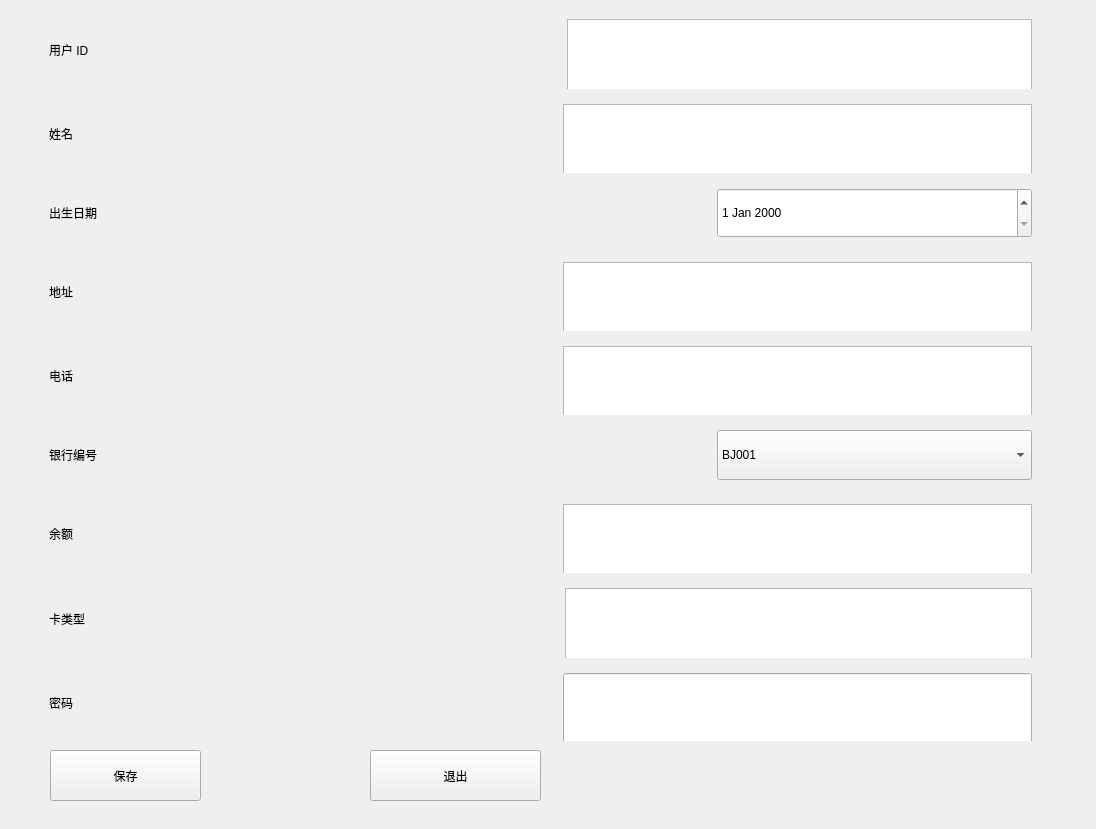
<?xml version="1.0" encoding="UTF-8"?>
<ui version="4.0">
 <class>loginScreen</class>
 <widget class="QWidget" name="loginScreen">
  <property name="geometry">
   <rect>
    <x>0</x>
    <y>0</y>
    <width>1096</width>
    <height>829</height>
   </rect>
  </property>
  <property name="windowTitle">
   <string>开户界面</string>
  </property>
  <widget class="QWidget" name="widget_7" native="true">
   <property name="geometry">
    <rect>
     <x>40</x>
     <y>10</y>
     <width>1001</width>
     <height>731</height>
    </rect>
   </property>
   <layout class="QVBoxLayout" name="verticalLayout">
    <item>
     <widget class="QWidget" name="widget" native="true">
      <layout class="QHBoxLayout" name="horizontalLayout">
       <item>
        <widget class="QLabel" name="label_2">
         <property name="text">
          <string>用户 ID</string>
         </property>
        </widget>
       </item>
       <item>
        <widget class="Line" name="line">
         <property name="orientation">
          <enum>Qt::Horizontal</enum>
         </property>
        </widget>
       </item>
       <item>
        <spacer name="horizontalSpacer_2">
         <property name="orientation">
          <enum>Qt::Horizontal</enum>
         </property>
         <property name="sizeHint" stdset="0">
          <size>
           <width>40</width>
           <height>20</height>
          </size>
         </property>
        </spacer>
       </item>
       <item>
        <widget class="QTextEdit" name="customer_ID">
         <property name="minimumSize">
          <size>
           <width>400</width>
           <height>80</height>
          </size>
         </property>
        </widget>
       </item>
      </layout>
     </widget>
    </item>
    <item>
     <widget class="QWidget" name="widget_2" native="true">
      <layout class="QHBoxLayout" name="horizontalLayout_2">
       <item>
        <widget class="QLabel" name="label">
         <property name="text">
          <string>姓名    </string>
         </property>
        </widget>
       </item>
       <item>
        <spacer name="horizontalSpacer_3">
         <property name="orientation">
          <enum>Qt::Horizontal</enum>
         </property>
         <property name="sizeHint" stdset="0">
          <size>
           <width>40</width>
           <height>20</height>
          </size>
         </property>
        </spacer>
       </item>
       <item>
        <widget class="QTextEdit" name="customer_name">
         <property name="minimumSize">
          <size>
           <width>400</width>
           <height>80</height>
          </size>
         </property>
        </widget>
       </item>
      </layout>
     </widget>
    </item>
    <item>
     <widget class="QWidget" name="widget_8" native="true">
      <layout class="QHBoxLayout" name="horizontalLayout_7">
       <item>
        <widget class="QLabel" name="label_7">
         <property name="text">
          <string>出生日期</string>
         </property>
        </widget>
       </item>
       <item>
        <spacer name="horizontalSpacer_5">
         <property name="orientation">
          <enum>Qt::Horizontal</enum>
         </property>
         <property name="sizeHint" stdset="0">
          <size>
           <width>40</width>
           <height>20</height>
          </size>
         </property>
        </spacer>
       </item>
       <item>
        <widget class="QDateEdit" name="brith_date">
         <property name="minimumSize">
          <size>
           <width>315</width>
           <height>50</height>
          </size>
         </property>
        </widget>
       </item>
      </layout>
     </widget>
    </item>
    <item>
     <widget class="QWidget" name="widget_4" native="true">
      <layout class="QHBoxLayout" name="horizontalLayout_4">
       <item>
        <widget class="QLabel" name="label_4">
         <property name="text">
          <string>地址    </string>
         </property>
        </widget>
       </item>
       <item>
        <spacer name="horizontalSpacer_6">
         <property name="orientation">
          <enum>Qt::Horizontal</enum>
         </property>
         <property name="sizeHint" stdset="0">
          <size>
           <width>40</width>
           <height>20</height>
          </size>
         </property>
        </spacer>
       </item>
       <item>
        <widget class="QTextEdit" name="address">
         <property name="minimumSize">
          <size>
           <width>400</width>
           <height>80</height>
          </size>
         </property>
        </widget>
       </item>
      </layout>
     </widget>
    </item>
    <item>
     <widget class="QWidget" name="widget_5" native="true">
      <layout class="QHBoxLayout" name="horizontalLayout_5">
       <item>
        <widget class="QLabel" name="label_5">
         <property name="text">
          <string>电话    </string>
         </property>
        </widget>
       </item>
       <item>
        <spacer name="horizontalSpacer_7">
         <property name="orientation">
          <enum>Qt::Horizontal</enum>
         </property>
         <property name="sizeHint" stdset="0">
          <size>
           <width>40</width>
           <height>20</height>
          </size>
         </property>
        </spacer>
       </item>
       <item>
        <widget class="QTextEdit" name="phone_number">
         <property name="minimumSize">
          <size>
           <width>400</width>
           <height>80</height>
          </size>
         </property>
        </widget>
       </item>
      </layout>
     </widget>
    </item>
    <item>
     <widget class="QWidget" name="widget_6" native="true">
      <layout class="QHBoxLayout" name="horizontalLayout_6">
       <item>
        <widget class="QLabel" name="label_6">
         <property name="text">
          <string>银行编号</string>
         </property>
        </widget>
       </item>
       <item>
        <spacer name="horizontalSpacer">
         <property name="orientation">
          <enum>Qt::Horizontal</enum>
         </property>
         <property name="sizeHint" stdset="0">
          <size>
           <width>25</width>
           <height>20</height>
          </size>
         </property>
        </spacer>
       </item>
       <item>
        <widget class="QComboBox" name="branch_name">
         <property name="enabled">
          <bool>true</bool>
         </property>
         <property name="minimumSize">
          <size>
           <width>315</width>
           <height>50</height>
          </size>
         </property>
         <property name="iconSize">
          <size>
           <width>30</width>
           <height>47</height>
          </size>
         </property>
         <item>
          <property name="text">
           <string>BJ001</string>
          </property>
         </item>
         <item>
          <property name="text">
           <string>BJ002</string>
          </property>
         </item>
         <item>
          <property name="text">
           <string>BJ003</string>
          </property>
         </item>
         <item>
          <property name="text">
           <string>WH001</string>
          </property>
         </item>
         <item>
          <property name="text">
           <string>WH002</string>
          </property>
         </item>
         <item>
          <property name="text">
           <string>WH003</string>
          </property>
         </item>
         <item>
          <property name="text">
           <string>ZZ001</string>
          </property>
         </item>
         <item>
          <property name="text">
           <string>ZZ002</string>
          </property>
         </item>
         <item>
          <property name="text">
           <string>ZZ003</string>
          </property>
         </item>
        </widget>
       </item>
      </layout>
     </widget>
    </item>
    <item>
     <widget class="QWidget" name="widget_3" native="true">
      <layout class="QHBoxLayout" name="horizontalLayout_3">
       <item>
        <widget class="QLabel" name="label_8">
         <property name="text">
          <string>余额    </string>
         </property>
        </widget>
       </item>
       <item>
        <spacer name="horizontalSpacer_4">
         <property name="orientation">
          <enum>Qt::Horizontal</enum>
         </property>
         <property name="sizeHint" stdset="0">
          <size>
           <width>440</width>
           <height>20</height>
          </size>
         </property>
        </spacer>
       </item>
       <item>
        <widget class="QTextEdit" name="balance">
         <property name="minimumSize">
          <size>
           <width>400</width>
           <height>80</height>
          </size>
         </property>
        </widget>
       </item>
      </layout>
     </widget>
    </item>
    <item>
     <widget class="QWidget" name="widget_9" native="true">
      <layout class="QHBoxLayout" name="horizontalLayout_8">
       <item>
        <widget class="QLabel" name="label_9">
         <property name="text">
          <string>卡类型  </string>
         </property>
        </widget>
       </item>
       <item>
        <spacer name="horizontalSpacer_8">
         <property name="orientation">
          <enum>Qt::Horizontal</enum>
         </property>
         <property name="sizeHint" stdset="0">
          <size>
           <width>440</width>
           <height>20</height>
          </size>
         </property>
        </spacer>
       </item>
       <item>
        <widget class="QTextEdit" name="card_type">
         <property name="minimumSize">
          <size>
           <width>400</width>
           <height>80</height>
          </size>
         </property>
        </widget>
       </item>
      </layout>
     </widget>
    </item>
    <item>
     <widget class="QWidget" name="widget_10" native="true">
      <layout class="QHBoxLayout" name="horizontalLayout_9">
       <item>
        <widget class="QLabel" name="label_10">
         <property name="text">
          <string>密码    </string>
         </property>
        </widget>
       </item>
       <item>
        <spacer name="horizontalSpacer_9">
         <property name="orientation">
          <enum>Qt::Horizontal</enum>
         </property>
         <property name="sizeHint" stdset="0">
          <size>
           <width>440</width>
           <height>20</height>
          </size>
         </property>
        </spacer>
       </item>
       <item>
        <widget class="QLineEdit" name="lineEdit_passwd">
         <property name="minimumSize">
          <size>
           <width>400</width>
           <height>80</height>
          </size>
         </property>
        </widget>
       </item>
      </layout>
     </widget>
    </item>
   </layout>
   <zorder>widget_2</zorder>
   <zorder>widget_8</zorder>
   <zorder>widget_4</zorder>
   <zorder>widget_5</zorder>
   <zorder>widget</zorder>
   <zorder>widget_6</zorder>
   <zorder>widget_3</zorder>
   <zorder>widget_9</zorder>
   <zorder>widget_10</zorder>
  </widget>
  <widget class="QPushButton" name="save">
   <property name="geometry">
    <rect>
     <x>50</x>
     <y>750</y>
     <width>151</width>
     <height>51</height>
    </rect>
   </property>
   <property name="text">
    <string>保存</string>
   </property>
  </widget>
  <widget class="QPushButton" name="quit">
   <property name="geometry">
    <rect>
     <x>370</x>
     <y>750</y>
     <width>171</width>
     <height>51</height>
    </rect>
   </property>
   <property name="text">
    <string>退出</string>
   </property>
  </widget>
 </widget>
 <resources/>
 <connections/>
</ui>
